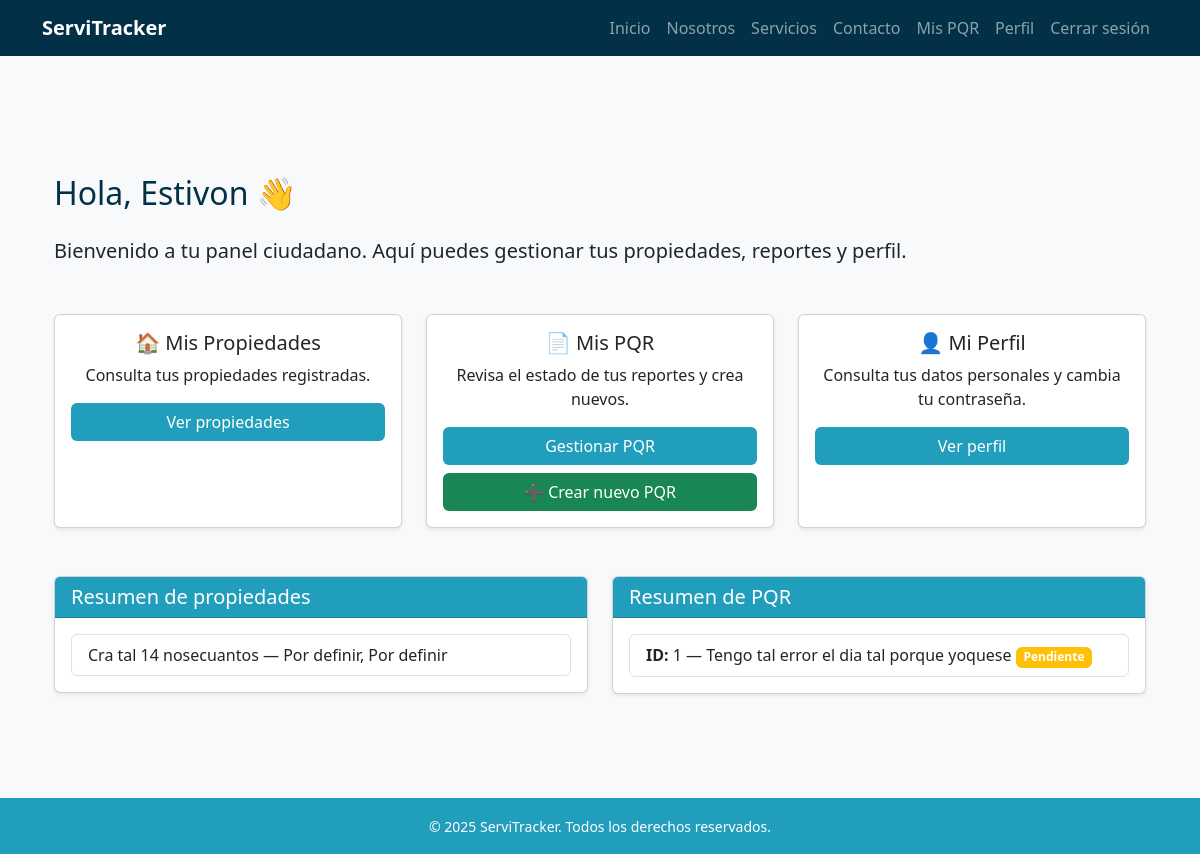
The app's page /usuarios/dashboard/ (signed in), older data.
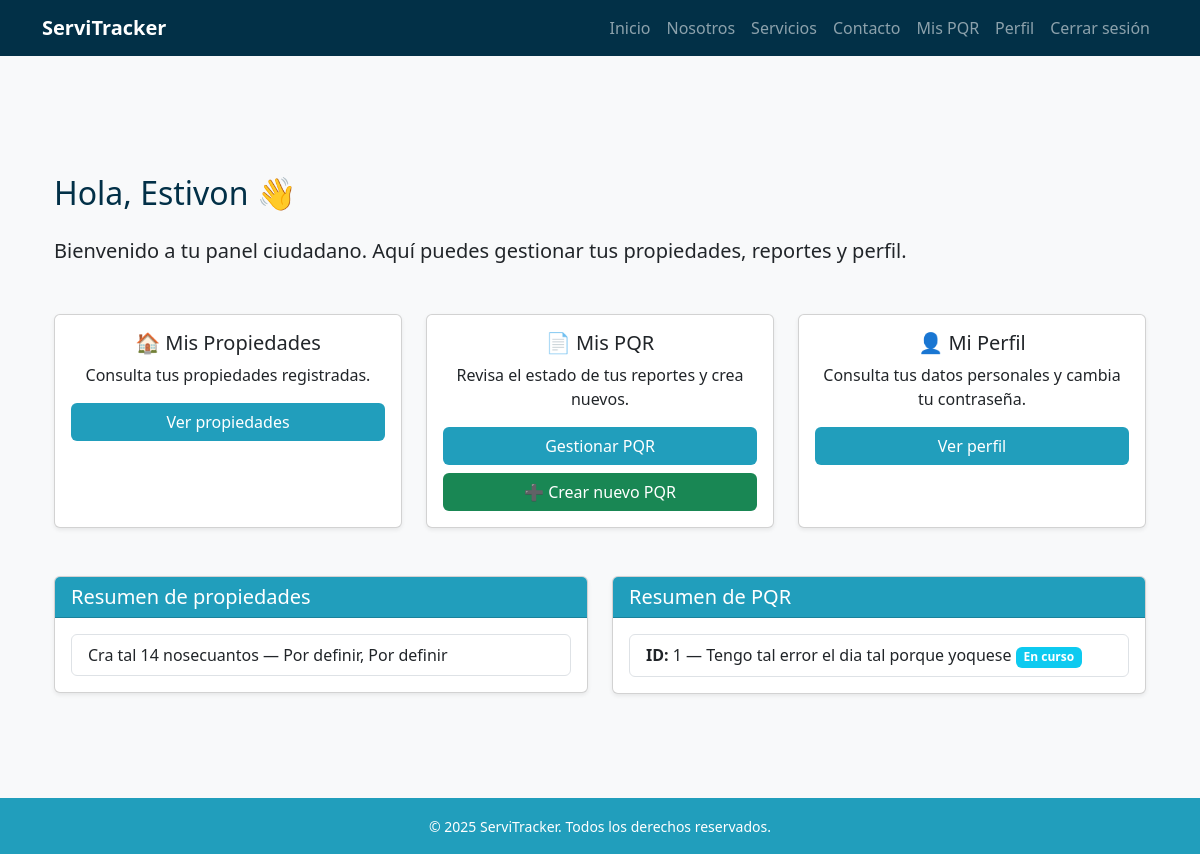
The same page, newer data.
### pqr/models.py (models this page shows, shortened)
class PQR(models.Model):
    ciudadano = models.ForeignKey(
        settings.AUTH_USER_MODEL,
        on_delete=models.SET_NULL,
        null=True,
        blank=True,
        related_name="pqrs_ciudadano"
    )
    propiedad = models.ForeignKey(
        Propiedad,
        on_delete=models.SET_NULL,
        null=True,
        blank=True
    )
    tipo_falla = models.ForeignKey(
        TipoFalla,
        on_delete=models.PROTECT
    )
    descripcion = models.TextField()
    estado = models.ForeignKey(
        EstadoPQR,
        on_delete=models.PROTECT
    )
    tecnico_asignado = models.ForeignKey(
        settings.AUTH_USER_MODEL,
        on_delete=models.SET_NULL,
        null=True,
        blank=True,
        related_name="pqrs_tecnico"
    )
    fecha_creacion = models.DateTimeField(auto_now_add=True)
    fecha_actualizacion = models.DateTimeField(auto_now=True)

class EstadoPQR(models.Model):
    nombre = models.CharField(max_length=50)

### usuarios/views.py (the view)
# urls.py: path("dashboard/", views.dashboard_ciudadano, name="dashboard_ciudadano"),
@login_required
def dashboard_ciudadano(request):
    if request.user.rol != "ciudadano":
        return redirect("index")
    propiedades = Propiedad.objects.filter(usuario=request.user)
    pqr = PQR.objects.filter(ciudadano=request.user)
    return render(request, "usuarios/dashboard_ciudadano.html", {
        "usuario": request.user,
        "propiedades": propiedades,
        "pqr": pqr,
    })

### templates/usuarios/dashboard_ciudadano.html (shortened to what the changed rows need)
{% extends 'base.html' %}
{% block content %}
<div class="container my-5">
    <h2 class="text-blue-dark mb-4">Hola, {{ usuario.nombres }} 👋</h2>
    <div class="row mt-5">
        <div class="col-md-6 mt-md-0 mt-4">
            <div class="card shadow-sm">
                <div class="card-body">
                    {% if pqr %}
                        <ul class="list-group">
                            {% for reporte in pqr %}
                                <li class="list-group-item">
                                    <strong>ID:</strong> {{ reporte.id }} — {{ reporte.descripcion }}
                                    <span class="badge
                                        {% if reporte.estado.nombre == 'Pendiente' %} bg-warning
                                        {% elif reporte.estado.nombre == 'En curso' %} bg-info
                                        {% elif reporte.estado.nombre == 'Resuelto' %} bg-success
                                        {% elif reporte.estado.nombre == 'Urgente' %} bg-danger
                                        {% elif reporte.estado.nombre == 'Muy urgente' %} bg-dark
                                        {% else %} bg-secondary
                                        {% endif %}">
                                        {{ reporte.estado.nombre }}
                                    </span>
                                </li>
                            {% endfor %}
                        </ul>
                    {% else %}
                        <p>No has creado PQR aún.</p>
                    {% endif %}
                </div>
            </div>
        </div>
    </div>
</div>
{% endblock %}

Row changes from the older to the newer data that the page shows:
changed PQR "Tengo tal error el dia tal porque yoquese": estado_id 1 → 2 (drawn); estado.nombre "Pendiente" → "En curso"
